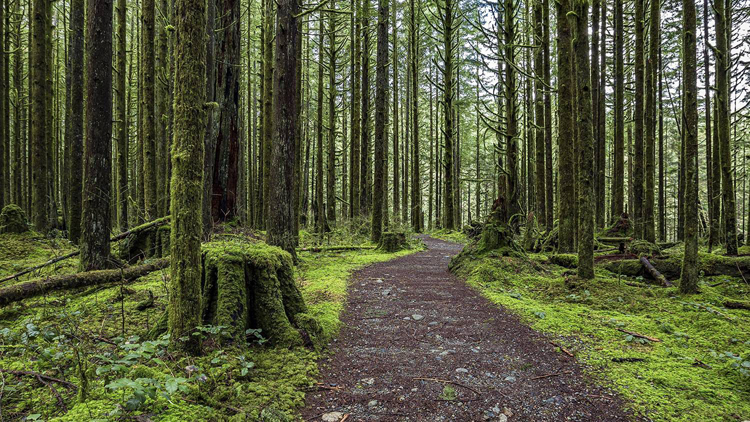
#> input picture arithmeticCodingWithScaling/test.jpg, 750 x 422 px
$ python encoder.py
#> lines starting #> are read from the running program, lines starting #| are printed output that depends on the picture
import numpy as np
import cv2
import pickle

# I needed a function like this to help me trace the progress of the encoding and decoding
# so I search and get it from an answer on stackoverflow. It's just a utility function
# [8 lines left out: function printProgressBar, not called in this run]

validImageName = False
while not validImageName:
    try:
        imageName = input("⚙️ Enter image file name : ")
#> the answer given: test.jpg
        img = cv2.imread(imageName, 0)
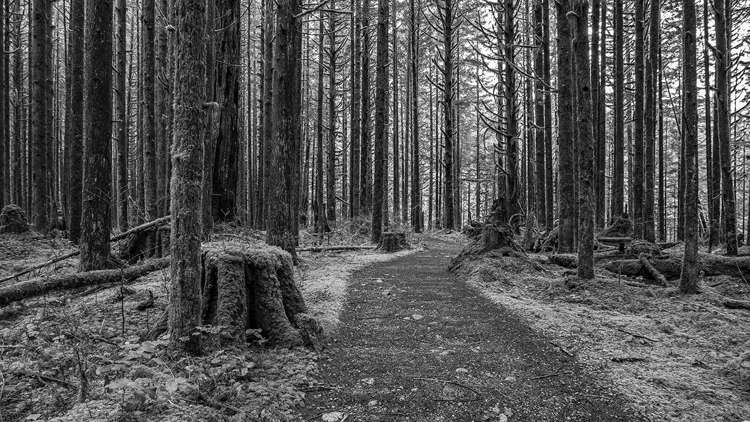
#> img: shape (422, 750); min 0, max 255, mean 83.1
        if(type(img) == type(None)):
            raise Exception("Can't find this image")
        validImageName = True
    except:
        print("❌ Can't find this file, Please enter a valid file name")

validBlockSize = False
while not validBlockSize:
    try:
#> (the run stopped early here; a loop or call above may not have finished)

$ run again, on arithmeticCodingWithScaling/shoma.jpg
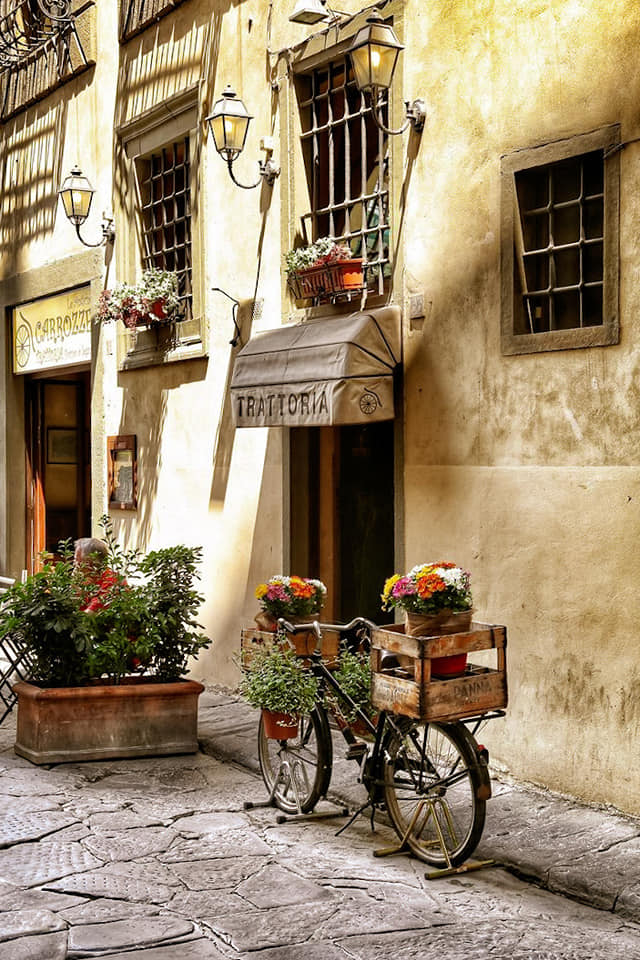
#> input picture arithmeticCodingWithScaling/shoma.jpg, 640 x 960 px
#> `img = cv2.imread(imageName, 0)`:
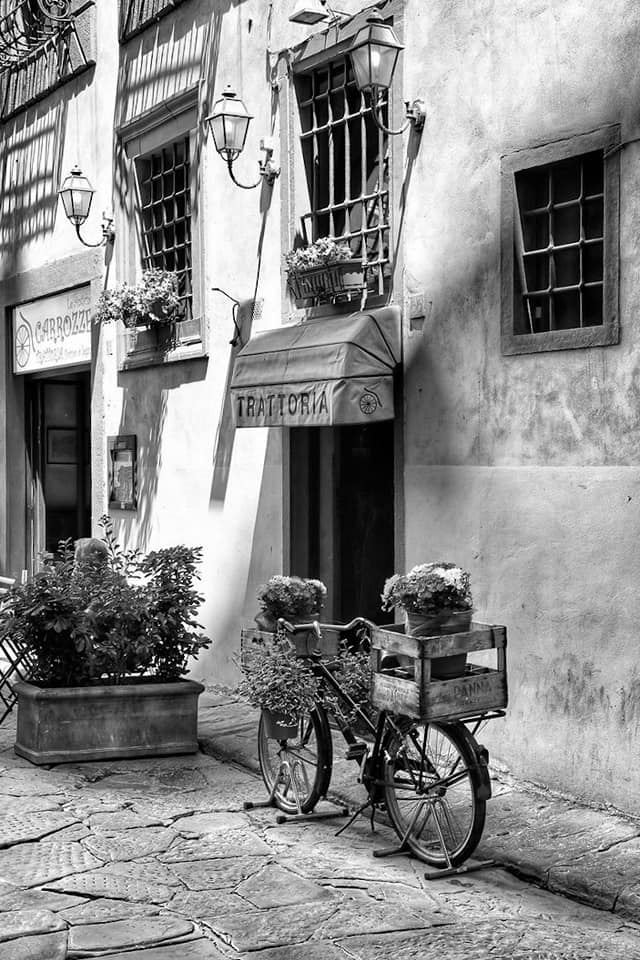
#> img: shape (960, 640); min 0, max 255, mean 137

$ run again, on arithmeticCodingWithScaling/shoma640.jpg
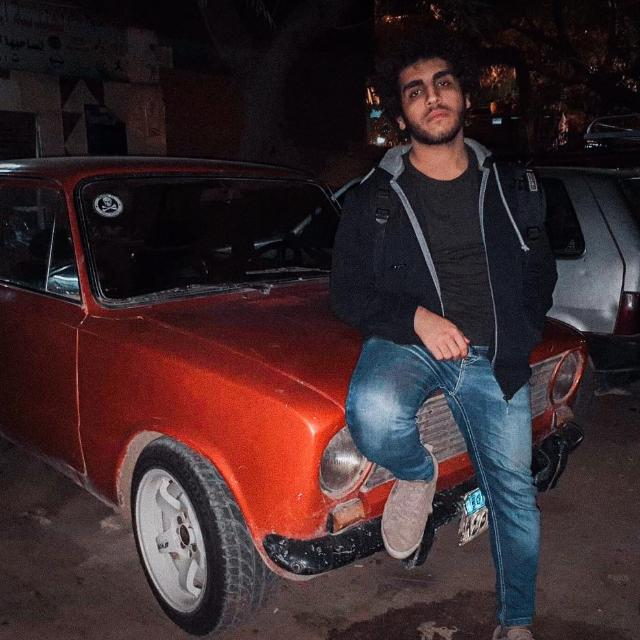
#> input picture arithmeticCodingWithScaling/shoma640.jpg, 640 x 640 px
#> `img = cv2.imread(imageName, 0)`:
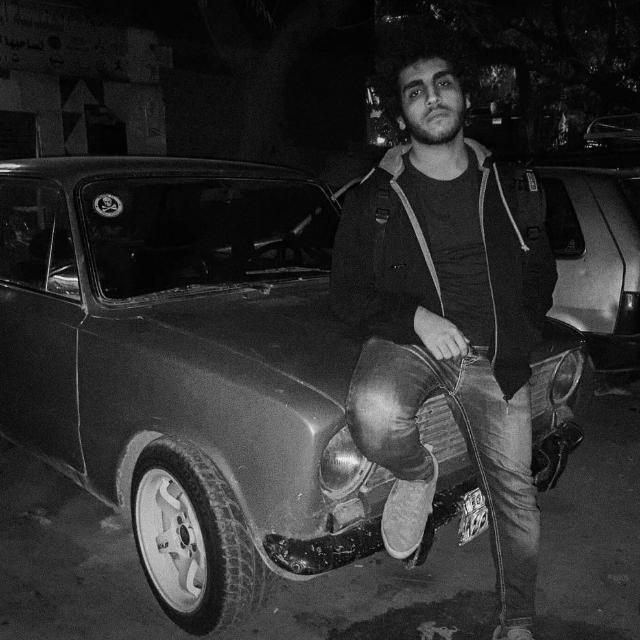
#> img: shape (640, 640); min 0, max 247, mean 45.5
